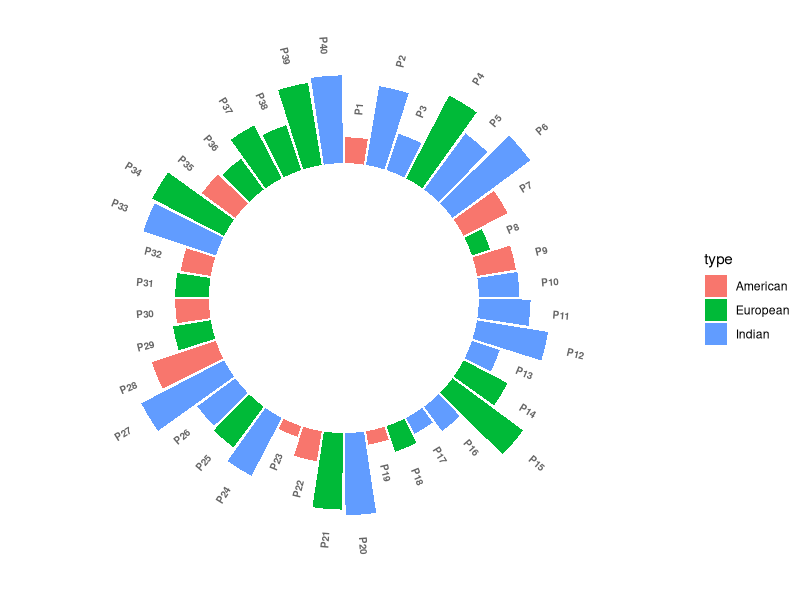

R code for this plot:
# Load relevant libraries =====================================================
require(tidyverse)

# Create the dataset ==========================================================
data_to_plot <- data.frame(id = seq(1,40), 
                           person = paste0( "P", seq(1,40)), 
                           type = sample(x = c("Indian","European","American"), 
                                         size = 40, 
                                         replace = TRUE),
                           age = sample(seq(10, 90), 40, replace = TRUE))

num_bars <- nrow(data_to_plot)  # Number of bars to plot

# Assign angle for each 'id' in the dataset just created
# where text will appear. Should be above the bars and centered
angle <-  90 - (360 / num_bars) * (data_to_plot$id - 0.5)     

# Alignment of labels - angles less than 90 degrees correspond to left plot
data_to_plot$hjust <- ifelse(angle < -90, 1, 0)

# Flip labels on the left part of the plot by 180 degrees
data_to_plot$angle <- ifelse(angle < -90, angle + 180, angle)


p1 <- data_to_plot %>% 
  ggplot(mapping = aes(x = factor(id), y = age, fill = type)) +
  
  # Note that id is a factor. 
  # If x is numeric, there is some space between the first bar
  
  geom_bar(stat = "identity") +
  
  # Limits of the plot.
  # The negative value controls the size of the inner circle 
  # The positive one is useful to add size over each bar
  
  ylim(-120,120) +
  
  # Custom the theme: no axis title and no cartesian grid
  
  theme_minimal() +
  
  theme(
    axis.text = element_blank(),
    axis.title = element_blank(),
    panel.grid = element_blank(),
    
    # Adjust the margin to make in sort labels are not truncated!
    plot.margin = unit(rep(-1,4), "cm")
    
  ) +
  
  # This makes the coordinate polar instead of cartesian.
  coord_polar(start = 0) +
  
  # Add the labels, using the data_to_plot dataframe
  geom_text(data = data_to_plot, 
            aes(x = id, y = age + 20, 
                label = person, 
                hjust = hjust), 
            color = "black", 
            fontface = "bold",
            alpha = 0.6, 
            size = 2.5, 
            angle = data_to_plot$angle, 
            inherit.aes = FALSE)

ggsave(filename = "bar_plots/plots/circular_bar.png", plot = p1)

# =============================================================================